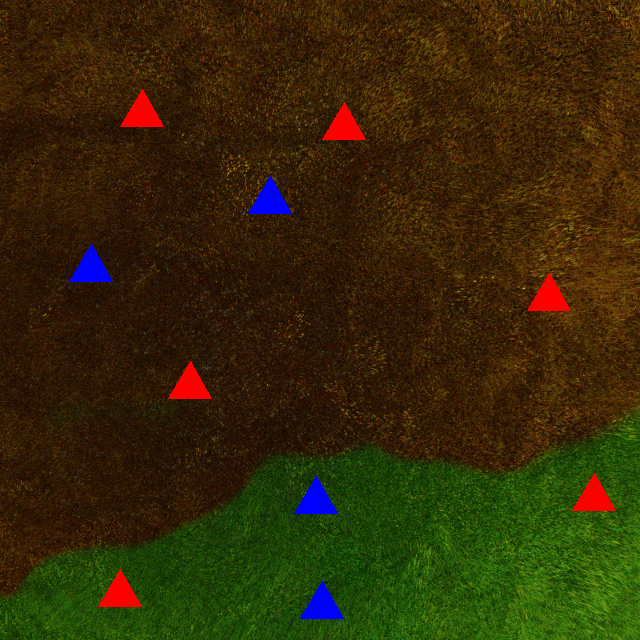
#> input picture images/1.png, 640 x 640 px; its folder holds only this picture in this run
$ python 'Area differentiator.py'
#> lines starting #> are read from the running program, lines starting #| are printed output that depends on the picture; after the words box and inside, x2 and y2 are one past the last pixel; in counts of white or black regions, pixels touching at a corner belong together
#> further down, im is the input picture: shape (640, 640, 3); mean B, G, R 7.3, 41.1, 52.4
import cv2 as cv
import numpy as np
#images folder must be present on the same directory to ensure the smooth working of the code .
def areadifferentiator(x):
#> called with x = 1
    y=str(x)
    img=cv.imread('images/'+y+'.png')


    hsv=cv.cvtColor(img,cv.COLOR_BGR2HSV) # creating an hsv mode of image for masking out various things .
#> hsv: shape (640, 640, 3); mean H, S, V 23.5, 233.2, 64.1

    cv.waitKey(0) #Masking the unburnt area
    lowgreen=np.array([25,52,72])
    highgreen=np.array([102,255,255])
    unburnt=cv.inRange(hsv,lowgreen,highgreen)
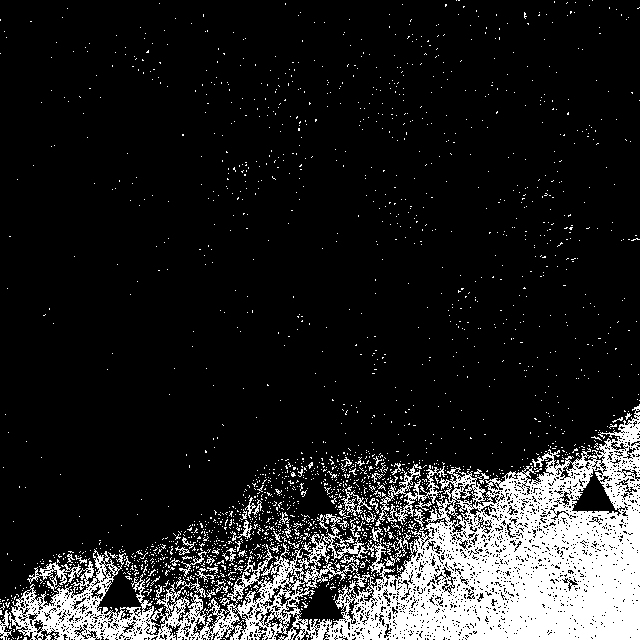
#> unburnt: shape (640, 640); 13.8% white; 2090 white regions (2034 under 20 px), largest, box (x1, y1, x2, y2) and area: (0, 404, 640, 640) 48640, (375, 464, 447, 526) 995, (339, 486, 372, 519) 261


    merg=cv.bitwise_and(img,img, mask=unburnt)
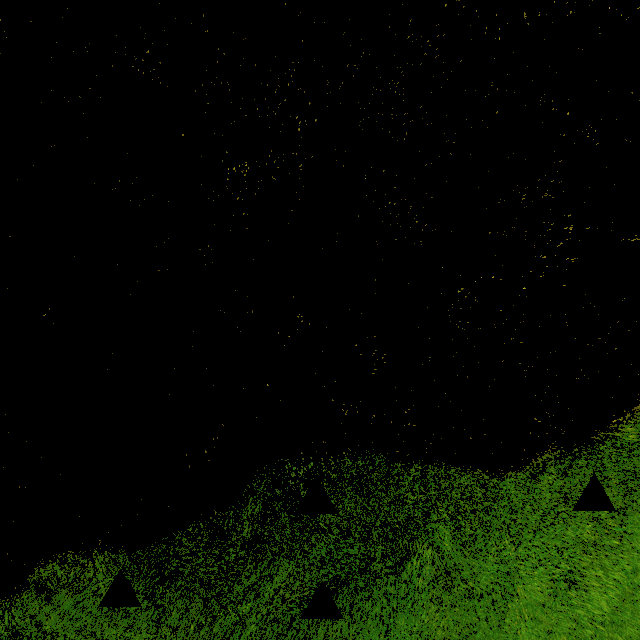
#> merg: shape (640, 640, 3); mean B, G, R 1.1, 12.7, 6.3

    merg1=cv.cvtColor(merg,cv.COLOR_BGR2HLS_FULL)
#> merg1: shape (640, 640, 3); mean of channels 0, 1, 2 9.1, 6.9, 29.6


    # now we are going to mask out the burnt area from the main image
    # so here we go
    low_brown = np.array([5, 0, 0])           #NUMPY array values hsv , for brown colour
    high_brown = np.array([17,255,255])
    burnt=cv.inRange(hsv,low_brown,high_brown)
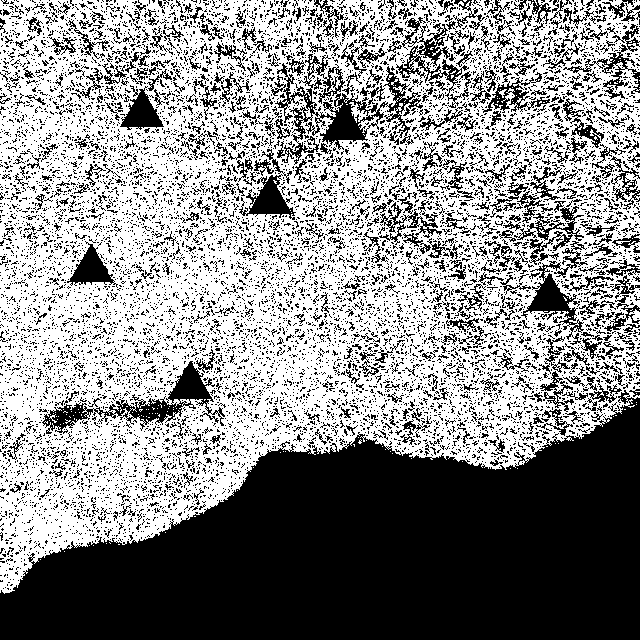
#> burnt: shape (640, 640); 55.2% white; 10472 black regions (9851 under 20 px), largest, box (x1, y1, x2, y2) and area: (0, 390, 640, 640) 100978, (275, 54, 423, 165) 4221, (42, 361, 225, 434) 2998


    burnt1=cv.bitwise_and(img,img,mask=burnt)
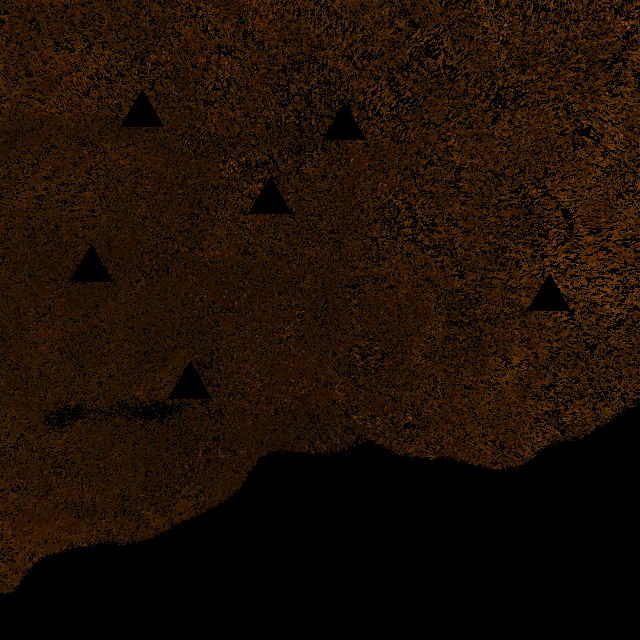
#> burnt1: shape (640, 640, 3); mean B, G, R 2.3, 14.5, 28.6

    burnt2=cv.cvtColor(burnt1,cv.COLOR_BGR2XYZ)
#> burnt2: shape (640, 640, 3); mean of channels 0, 1, 2 17.4, 16.6, 4.5

    f=cv.bitwise_or(merg1,burnt2) #MERGING THE BURNT AND THE UNBURNT AREA
#> f: shape (640, 640, 3); mean of channels 0, 1, 2 26.5, 23.5, 34.1

    #Masking out houses
    lower_red = np.array([0, 100, 100])
    upper_red = np.array([10, 255, 255])
    low_blue = np. array([94, 80, 2])
    high_blue = np. array([126, 255, 255])
    house=cv.inRange(hsv,lower_red,upper_red)
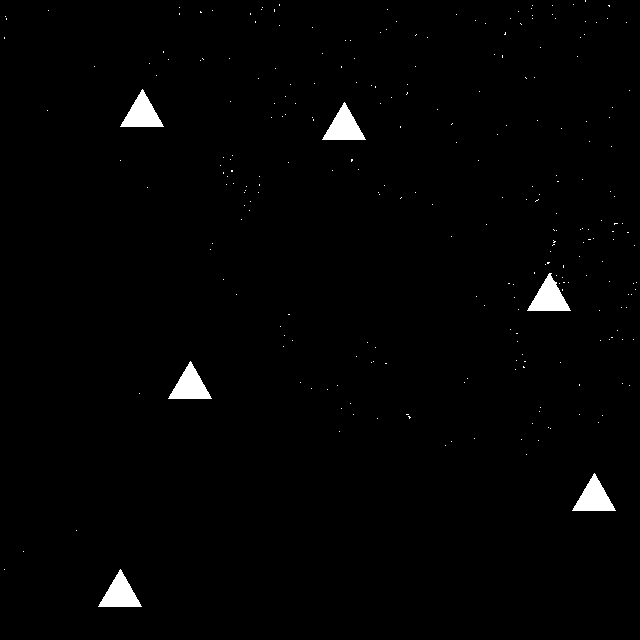
#> house: shape (640, 640); 1.3% white; 262 white regions (256 under 20 px), largest, box (x1, y1, x2, y2) and area: (527, 273, 571, 311) 860, (120, 89, 164, 127) 855, (322, 102, 366, 140) 855, (168, 361, 212, 399) 855, (572, 473, 616, 511) 855, (98, 569, 142, 607) 855
    h1=cv.bitwise_and(img,img,mask=house)


    house2=cv.inRange(hsv,low_blue,high_blue)
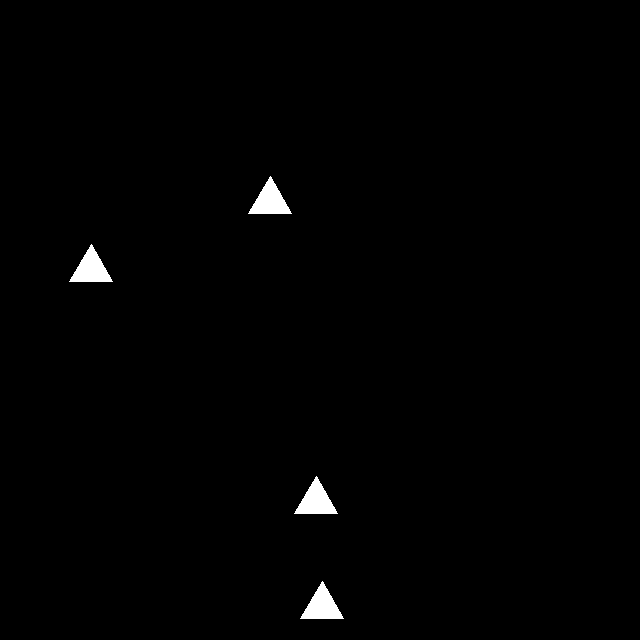
#> house2: shape (640, 640); 0.83% white; 4 white regions, box (x1, y1, x2, y2) and area: (248, 176, 292, 214) 855, (69, 244, 113, 282) 855, (294, 476, 338, 514) 855, (300, 581, 344, 619) 855
    h2=cv.bitwise_and(img,img,mask=house2)

    fin=cv.bitwise_or(f,h1) #MERGING THE HOUSES WITH THE BURNT AND THE UNBURNT AREA
#> fin: shape (640, 640, 3); mean of channels 0, 1, 2 26.5, 23.5, 37.4

    final=cv.bitwise_or(fin,h2)
#> final: shape (640, 640, 3); mean of channels 0, 1, 2 28.7, 23.5, 37.4
    return final


for i in range(1,12):
    x=str(i)
    print(x+".png , image received ")
    im=cv.imread("images/"+x+".png")
    out=areadifferentiator(i)
    ht1=np.hstack((im,out))
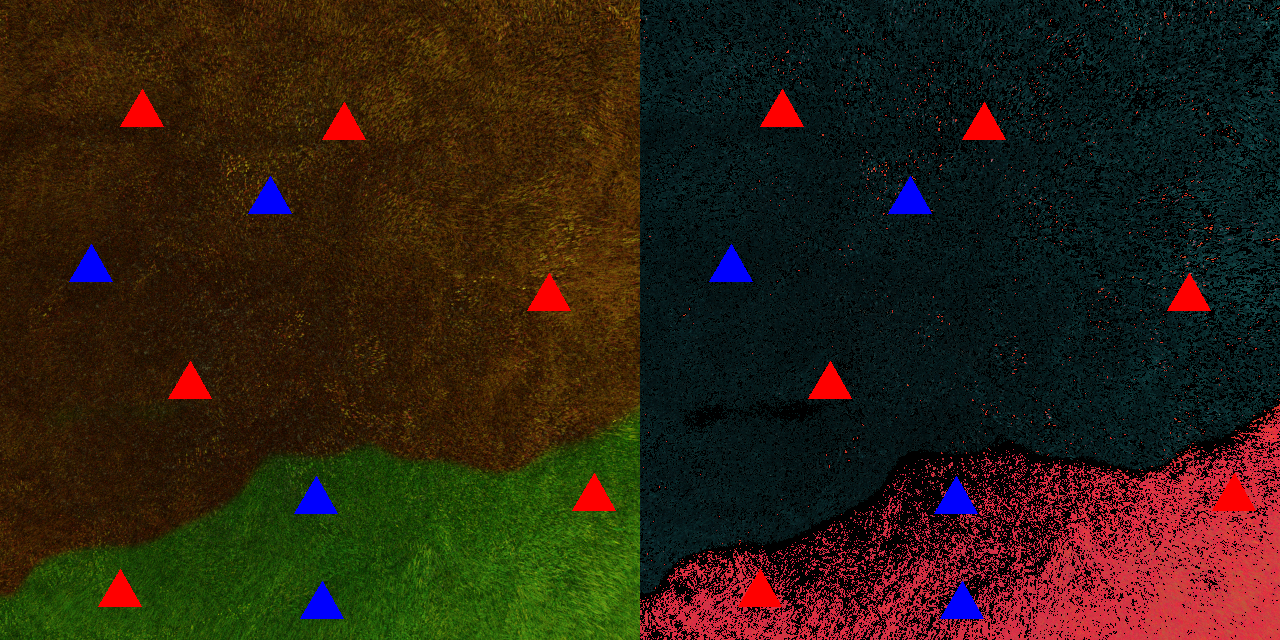
#> ht1: shape (640, 1280, 3); mean B, G, R 18, 32.3, 44.9
#> (the run stopped early here; a loop or call above may not have finished)
